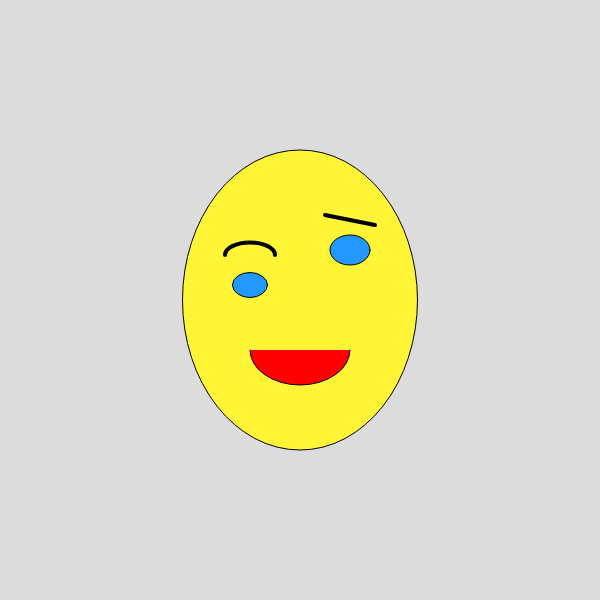
Frame 1 (no input)
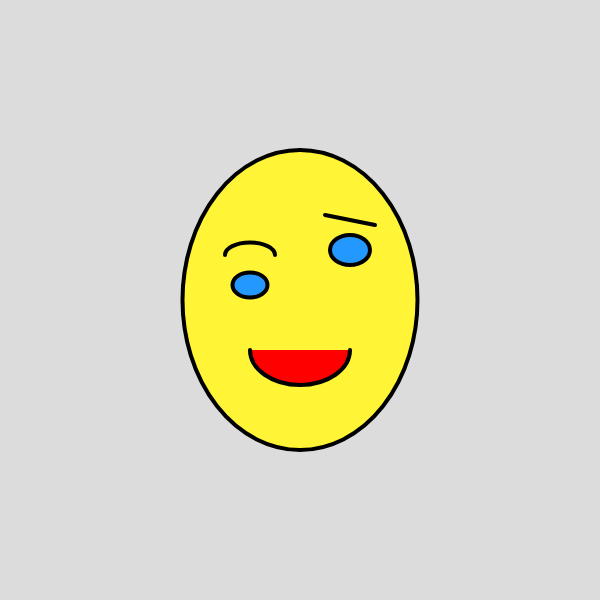
Frame 60 (no input)
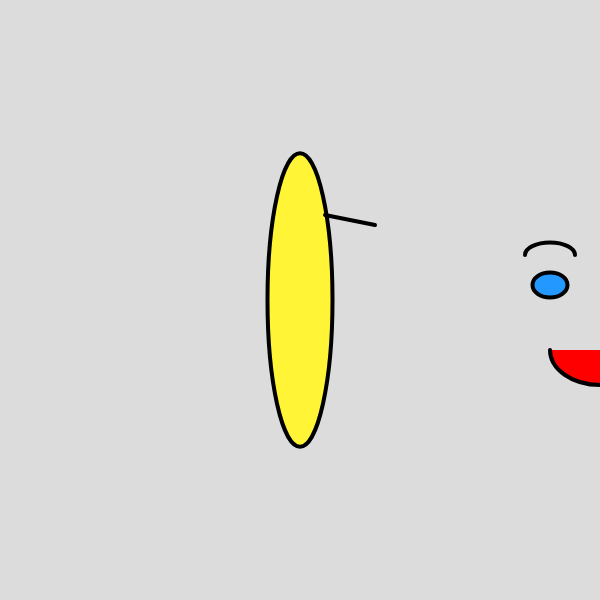
Frame 120 (the mouse pressed at the canvas centre since frame 60)

The p5.js sketch that drew these frames (run headless with seeded random() and noise() and a simulated clock; from frame 60 on, the mouse is pressed at the canvas centre):

// p5.js sketch
// ── sketch.js
function setup() {
  createCanvas(600, 600);//Crea un área de dibuix dee 600 pixels quadrats,600 pixels d'ample i 600 pixels d'alçada, Canvas és àrea de dibuix. Setup ès la configuració o carcteristíques del nostre codi.
}

function draw() {//draw significa dibuixar
  background(220);//fons de color gris, és de color gris perquè hi ha un número entre 0 i 255 i el 0 és negre i el 255 es blanc
  print("mouseX:"+mouseX);
   print("mouseX:"+mouseX);
  
  fill(255,245,54);//Fill és omplir de color el que hi ha a continuació en aquest cas el·lipses. El primer número es el nivell de vermellor(R:red),el segon número es el nivell de verdor (G:green) i el tercer número es el nivell de blavor (B:blue). Podem fer 255·255·255:16.700.000 de colors diferents. He de posar el color que vulgui als ulls i a la cara canviant els 3 números,buscant a google coors RGB.
  ellipse(300,300,mouseX-235,300-mouseX/45);//La cara sencera. El primer número significa la psició X(horizontal) del centre de la el·lipse. El segon número significa la posició Y (vertical )del centre de la el·lipse. El tercer número significa l'ampalada de la el·lipse en pixels i el quart l'alçada de la el·lipse. Sempre els números son pixels contats des de la cantonada superior esquerra,és a dir el punt 0,0 es troba diferent que a matemàtiques(cantonada inefrior esquerra)
  fill(35,152,255); 
  ellipse(mouseX+250,285,35,25);
  ellipse(mouseX+350,250,40,30);
  fill(255,0,0);//és el color de la boca i és vermellós perquè te molta quantitat de vermell
  arc(mouseX+300,350,100,70,0,PI);//cella esquerra
  noFill();//no omplis 
  strokeWeight(4);
  arc(mouseX+250,255,50,25,PI,0);
  strokeWeight(4);
  line(325,215,375,225);
}
